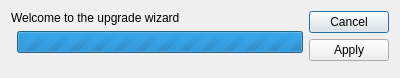
<?xml version="1.0" encoding="UTF-8"?>
<ui version="4.0">
 <class>CUpdateDialog</class>
 <widget class="QDialog" name="CUpdateDialog">
  <property name="geometry">
   <rect>
    <x>0</x>
    <y>0</y>
    <width>400</width>
    <height>78</height>
   </rect>
  </property>
  <layout class="QGridLayout" name="gridLayout">
   <item row="0" column="2" rowspan="3">
    <widget class="QDialogButtonBox" name="dbbButtons">
     <property name="orientation">
      <enum>Qt::Vertical</enum>
     </property>
     <property name="standardButtons">
      <set>QDialogButtonBox::Apply|QDialogButtonBox::Cancel</set>
     </property>
    </widget>
   </item>
   <item row="1" column="1">
    <widget class="QProgressBar" name="pbProgress">
     <property name="maximum">
      <number>0</number>
     </property>
     <property name="value">
      <number>0</number>
     </property>
    </widget>
   </item>
   <item row="0" column="0" colspan="2">
    <widget class="QLabel" name="lTitle">
     <property name="text">
      <string>Welcome to the upgrade wizard</string>
     </property>
     <property name="wordWrap">
      <bool>true</bool>
     </property>
    </widget>
   </item>
  </layout>
 </widget>
 <resources/>
 <connections/>
</ui>
